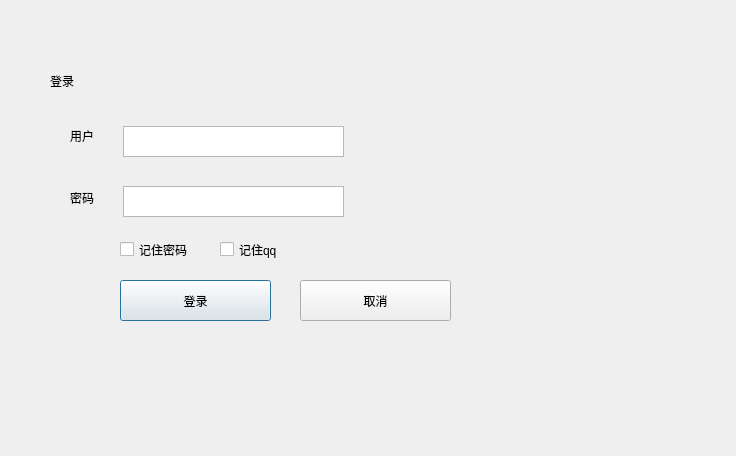
<?xml version="1.0" encoding="UTF-8"?>
<ui version="4.0">
 <class>Dialog</class>
 <widget class="QDialog" name="Dialog">
  <property name="geometry">
   <rect>
    <x>0</x>
    <y>0</y>
    <width>736</width>
    <height>456</height>
   </rect>
  </property>
  <property name="windowTitle">
   <string>Dialog</string>
  </property>
  <widget class="QLabel" name="label">
   <property name="geometry">
    <rect>
     <x>50</x>
     <y>40</y>
     <width>151</width>
     <height>81</height>
    </rect>
   </property>
   <property name="text">
    <string>登录</string>
   </property>
  </widget>
  <widget class="QLabel" name="label_2">
   <property name="geometry">
    <rect>
     <x>70</x>
     <y>110</y>
     <width>41</width>
     <height>51</height>
    </rect>
   </property>
   <property name="text">
    <string>用户</string>
   </property>
  </widget>
  <widget class="QLabel" name="label_3">
   <property name="geometry">
    <rect>
     <x>70</x>
     <y>190</y>
     <width>72</width>
     <height>15</height>
    </rect>
   </property>
   <property name="minimumSize">
    <size>
     <width>0</width>
     <height>15</height>
    </size>
   </property>
   <property name="text">
    <string>密码</string>
   </property>
   <property name="textFormat">
    <enum>Qt::MarkdownText</enum>
   </property>
  </widget>
  <widget class="QCheckBox" name="checkBox">
   <property name="geometry">
    <rect>
     <x>120</x>
     <y>240</y>
     <width>91</width>
     <height>19</height>
    </rect>
   </property>
   <property name="text">
    <string>记住密码</string>
   </property>
  </widget>
  <widget class="QCheckBox" name="checkBox_2">
   <property name="geometry">
    <rect>
     <x>220</x>
     <y>240</y>
     <width>91</width>
     <height>19</height>
    </rect>
   </property>
   <property name="text">
    <string>记住qq</string>
   </property>
  </widget>
  <widget class="QPushButton" name="login">
   <property name="geometry">
    <rect>
     <x>120</x>
     <y>280</y>
     <width>151</width>
     <height>41</height>
    </rect>
   </property>
   <property name="text">
    <string>登录</string>
   </property>
  </widget>
  <widget class="QTextEdit" name="username">
   <property name="geometry">
    <rect>
     <x>123</x>
     <y>126</y>
     <width>221</width>
     <height>31</height>
    </rect>
   </property>
  </widget>
  <widget class="QTextEdit" name="password">
   <property name="geometry">
    <rect>
     <x>123</x>
     <y>186</y>
     <width>221</width>
     <height>31</height>
    </rect>
   </property>
  </widget>
  <widget class="QToolButton" name="exit">
   <property name="geometry">
    <rect>
     <x>300</x>
     <y>280</y>
     <width>151</width>
     <height>41</height>
    </rect>
   </property>
   <property name="text">
    <string>取消</string>
   </property>
  </widget>
 </widget>
 <resources/>
 <connections>
  <connection>
   <sender>login</sender>
   <signal>clicked()</signal>
   <receiver>login</receiver>
   <slot>click()</slot>
   <hints>
    <hint type="sourcelabel">
     <x>190</x>
     <y>301</y>
    </hint>
    <hint type="destinationlabel">
     <x>190</x>
     <y>301</y>
    </hint>
   </hints>
  </connection>
  <connection>
   <sender>exit</sender>
   <signal>clicked()</signal>
   <receiver>exit</receiver>
   <slot>click()</slot>
   <hints>
    <hint type="sourcelabel">
     <x>384</x>
     <y>303</y>
    </hint>
    <hint type="destinationlabel">
     <x>384</x>
     <y>303</y>
    </hint>
   </hints>
  </connection>
 </connections>
</ui>
